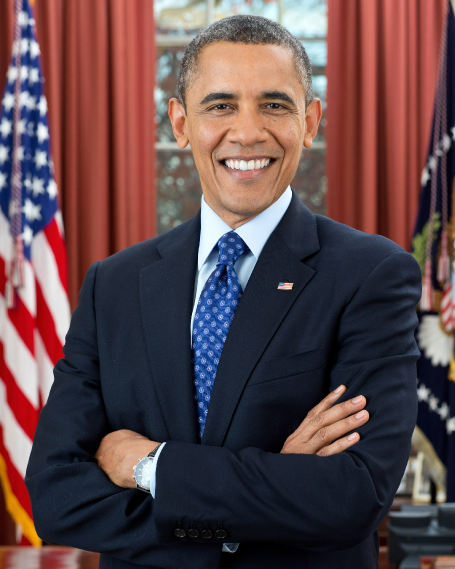
#> input picture OpenCV-Computer-Vision-Examples-with-Python-A-Complete-Guide-for-Dummies-master/Source Code/opencv/Histograms/obama.jpg, 910 x 1137 px (shown at 1/2 size)
$ python histogram_equalization.py
#> lines starting #> are read from the running program, lines starting #| are printed output that depends on the picture
import cv2
import numpy as np
from matplotlib import pyplot as plt
img=cv2.imread("obama.jpg",0)
#> img: shape (1137, 910); min 0, max 255, mean 79
img=cv2.resize(img,(512,512))
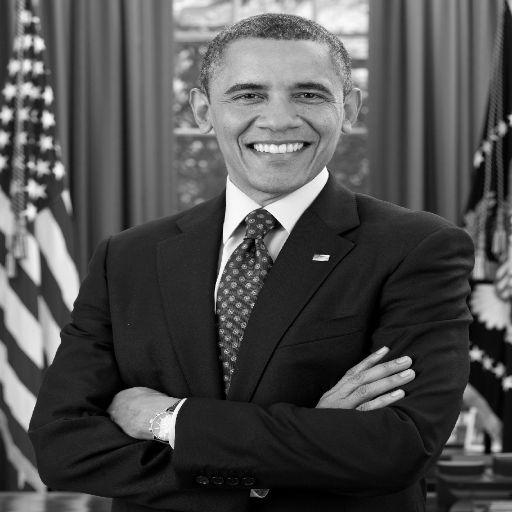
#> img: shape (512, 512); min 0, max 254, mean 78.9
cv2.imshow("Original Image",img)

#flatten the image to get the flattened array
f1=img.flatten()

#calculate the histogram
hist, bins = np.histogram(img, 256, [0,255])
#> hist = 256 values, max 5060 at index 33, min 0 at index 252, mean 1024; bins = 257 values from 0 to 255

#calculate the cdf cumulative sum
cdf=hist.cumsum()
#> cdf = 256 values from 1217 to 262144

#places where cdf=0 are ignored and stored as cdf_m
cdf_m=np.ma.masked_equal(cdf,0)

#normalize the cdf to plot with the histogram
cdf_normalized = cdf * float(hist.max()) / cdf.max()
#> cdf_normalized = 256 values from 23.49 to 5060
plt.plot(cdf_normalized, color = 'b')
plt.hist(f1,256,[0,256], color = 'r')
plt.xlim([0,256])
plt.legend(('cdf','histogram'), loc = 'upper left')
plt.show()
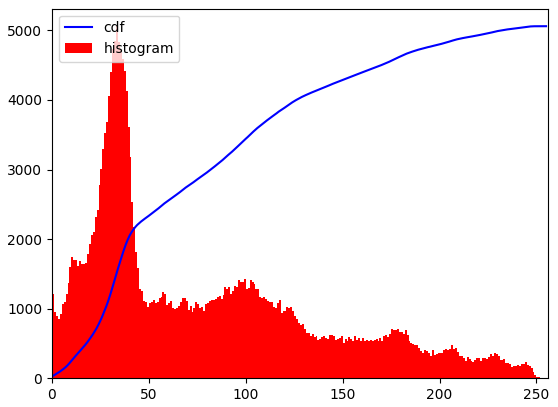
#> figure drawn by matplotlib, 1 panel; tallest bar 5060 high, from x = 33 to 34; curve peaks at x = 254, y = 5060

#iplementing histogram eqaualization transformation with following the formulae
num_cdf_m=(cdf_m - cdf_m.min())*255
den_cdf_m=(cdf_m.max()-cdf_m.min())
#> den_cdf_m = 260927
cdf_m=num_cdf_m/den_cdf_m

#the masked places of cdf_m are now 0
cdf=np.ma.filled(cdf_m,0).astype('uint8')
#> cdf = 256 values from 0 to 255

#cdf values are assigned in the flattend array
img2=cdf[f1]

#converting 1D image to 2D image to make it original shape
img3=np.reshape(img2, img.shape)
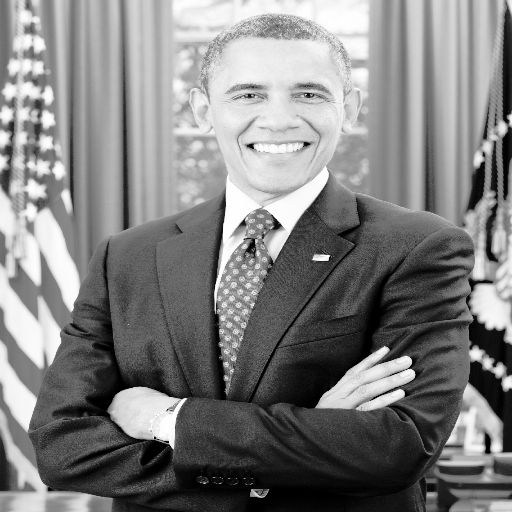
#> img3: shape (512, 512); min 0, max 255, mean 127.3
cv2.imshow("Equalized Image",img3)

#calculate the histogram of new image
hist2, bins = np.histogram(img2, 256, [0,255])
#> hist2 = 256 values, max 5060 at index 73, min 0 at index 7, mean 1024

#calculate the cdf of equalized histogram
cdf=hist2.cumsum()
#> cdf = 256 values from 2171 to 262144

#normalize the cdf to plot the histogram
cdf_normalized2 = cdf * float(hist2.max()) / cdf.max()
#> cdf_normalized2 = 256 values from 41.91 to 5060
plt.plot(cdf_normalized2, color = 'b')
plt.hist(img2,256,[0,256], color = 'r')
plt.xlim([0,256])
plt.legend(('cdf','histogram'), loc = 'upper left')
plt.show()
#> figure, not shown here; tallest bar 5060 high, from x = 73 to 74; curve peaks at x = 255, y = 5060


#============================================
#using opencv
#=============================================
equ = cv2.equalizeHist(img)
res = np.hstack((img,equ))
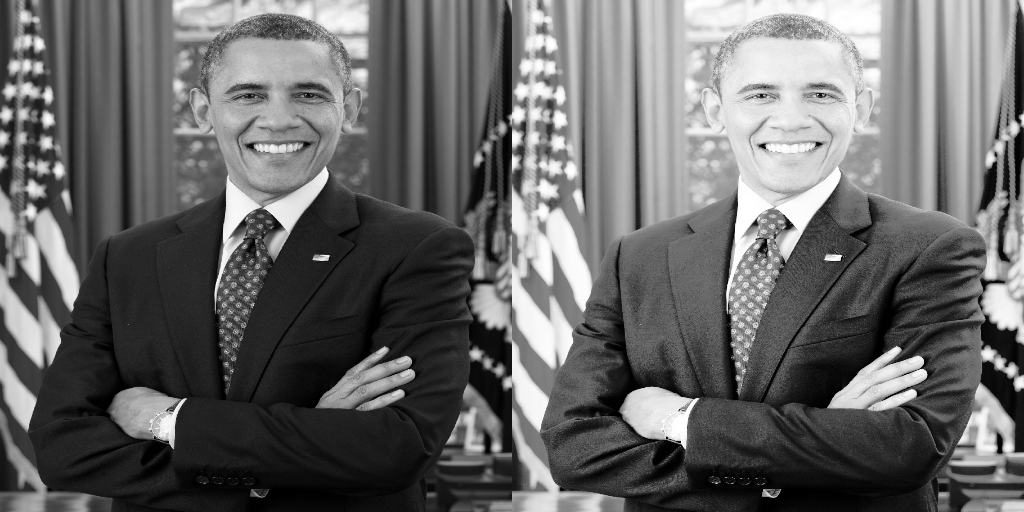
#> res: shape (512, 1024); min 0, max 255, mean 103.4
cv2.imshow("Equalization", res)


def equalize_hist_color(img):
    """Equalize the image splitting the image applying cv2.equalizeHist() to each channel and merging the results"""
    channels = cv2.split(img)
    eq_channels = []
    for ch in channels:
        eq_channels.append(cv2.equalizeHist(ch))
        eq_image = cv2.merge(eq_channels)
    return eq_image
img_color=cv2.imread("obama.jpg")
#> img_color is the input picture: shape (1137, 910, 3); mean B, G, R 74.6, 71.7, 95
chans = cv2.split(img_color)
colors = ("b", "g", "r")
plt.figure()
plt.title("'Flattened' Color Histogram")
plt.xlabel("Bins")
plt.ylabel("# of Pixels")
features = []
for (chan, color) in zip(chans, colors):
	# create a histogram for the current channel and
	# concatenate the resulting histograms for each
	# channel
	hist = cv2.calcHist([chan], [0], None, [256], [0, 256])
	features.extend(hist)
	# plot the histogram
	plt.plot(hist, color = color)
	plt.xlim([0, 256])
#> this loop made 3 passes
#> color on passes 1 to 3: 'b', 'g', 'r'
#> after the loop, features = 768 items, first 6: [4543], [1060], [2289], [2976], [3141], [3483]
plt.show()
#> figure, not shown here; curve peaks at x = 49, y = 17888; curve peaks at x = 33, y = 19680; curve peaks at x = 25, y = 20480
img_color=cv2.resize(img_color,(512,512))
#> img_color: shape (512, 512, 3)
# img_color=cv2.cvtColor(img, cv2.COLOR_GRAY2RGB)
color_equalized_image=equalize_hist_color(img_color)
#> the loop in equalize_hist_color, `for ch in channels:` made 3 passes
#> after the loop in equalize_hist_color, `for ch in channels:`: eq_channels = 3 items
chans = cv2.split(color_equalized_image)
colors = ("b", "g", "r")
plt.figure()
plt.title("'Flattened' Color Histogram")
plt.xlabel("Bins")
plt.ylabel("# of Pixels")
features = []
for (chan, color) in zip(chans, colors):
	# create a histogram for the current channel and
	# concatenate the resulting histograms for each
	# channel
	hist = cv2.calcHist([chan], [0], None, [256], [0, 256])
	features.extend(hist)
	# plot the histogram
	plt.plot(hist, color = color)
	plt.xlim([0, 256])
#> after the loop, features = 768 items, first 6: [1240], [571], [1604], [947], [1022], [958]
plt.show()
#> figure, not shown here; curve peaks at x = 116, y = 4639; curve peaks at x = 80, y = 5049; curve peaks at x = 70, y = 5527
result=np.hstack((img_color,color_equalized_image))
cv2.imshow("Equalized colour image",result)
cv2.waitKey(0)
cv2.destroyAllWindows()

#==============================================================================
# We have commented that equalizing the three channels is not a good approach
# because the color shade changes dramatically. This is due to the additive
# properties of the BGR color space. As we are changing both the brightness and
# the contrast in the three channels independently, this can lead to new color
# shades appearing in the image when merging the equalized channels. This issue
# can be seen in the previous screenshot.
# A better approach is to convert the BGR image to a color space containing a
# luminance/intensity channel (Yuv, Lab, HSV, and HSL). Then, we apply
# histogram equalization only on the luminance channel and, finally, perform
# inverse transformation, that is, we merge the channels and convert them back to
# the BGR color space.

def equalize_hist_color_hsv(img_color):
    """Equalize the image splitting the image after HSV conversion and applying cv2.equalizeHist()
    to the V channel, merging the channels and convert back to the BGR color space
    """
    H, S, V = cv2.split(cv2.cvtColor(img_color, cv2.COLOR_BGR2HSV))
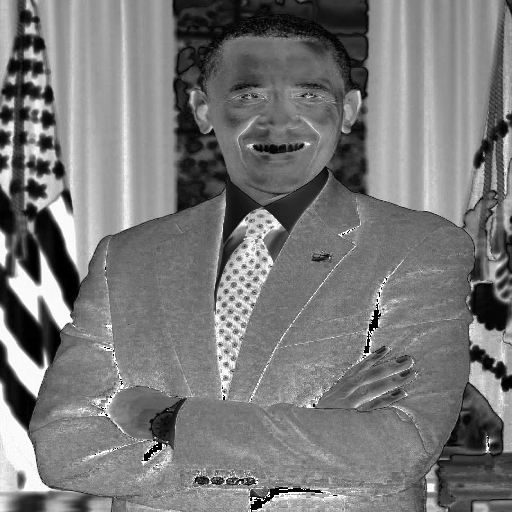
#> S: shape (512, 512); min 0, max 255, mean 121
    eq_V = cv2.equalizeHist(V)
    eq_image = cv2.cvtColor(cv2.merge([H, S, eq_V]), cv2.COLOR_HSV2BGR)
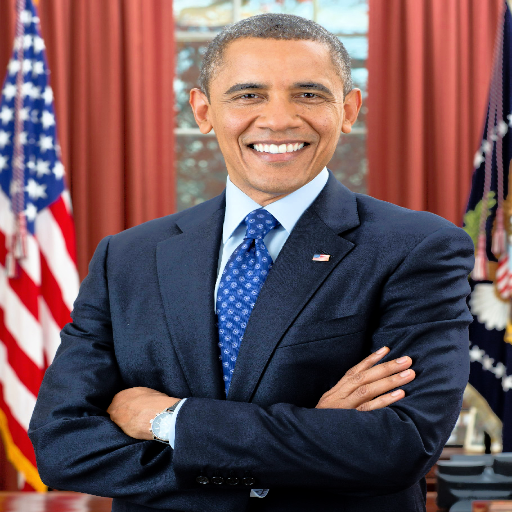
#> eq_image: shape (512, 512, 3); mean B, G, R 88.7, 83.9, 110.5
    return eq_image
hsv_equalized_image=equalize_hist_color_hsv(img_color)
result_hsv=np.hstack((result, hsv_equalized_image))
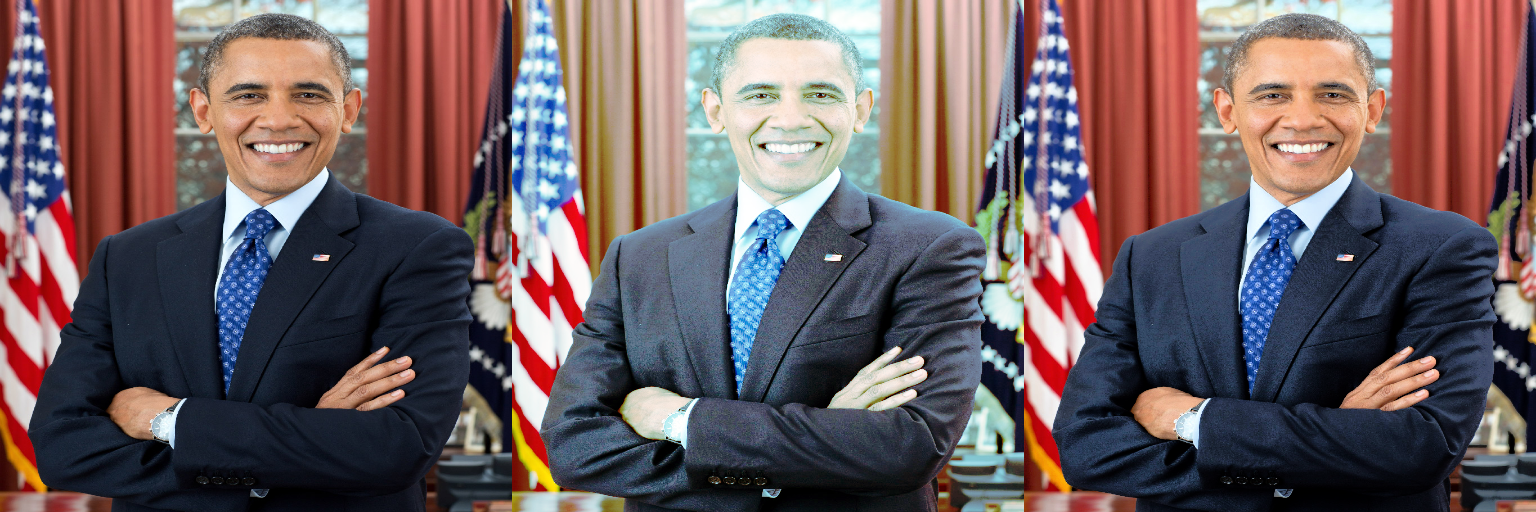
#> result_hsv: shape (512, 1536, 3); mean B, G, R 97.1, 94.4, 111.1
cv2.imshow("HSV_Histogram_Equalization", result_hsv)
cv2.waitKey(0)

# As can be seen, obtained the results obtained after equalizing only the V channel
# of the HSV image are much better than equalizing all the channels of the BGR
# image. As we commented, this approach is also valid for a color space
# containing a luminance/intensity channel (Yuv, Lab, HSV, and HSL). This will
# be seen in the next section.
